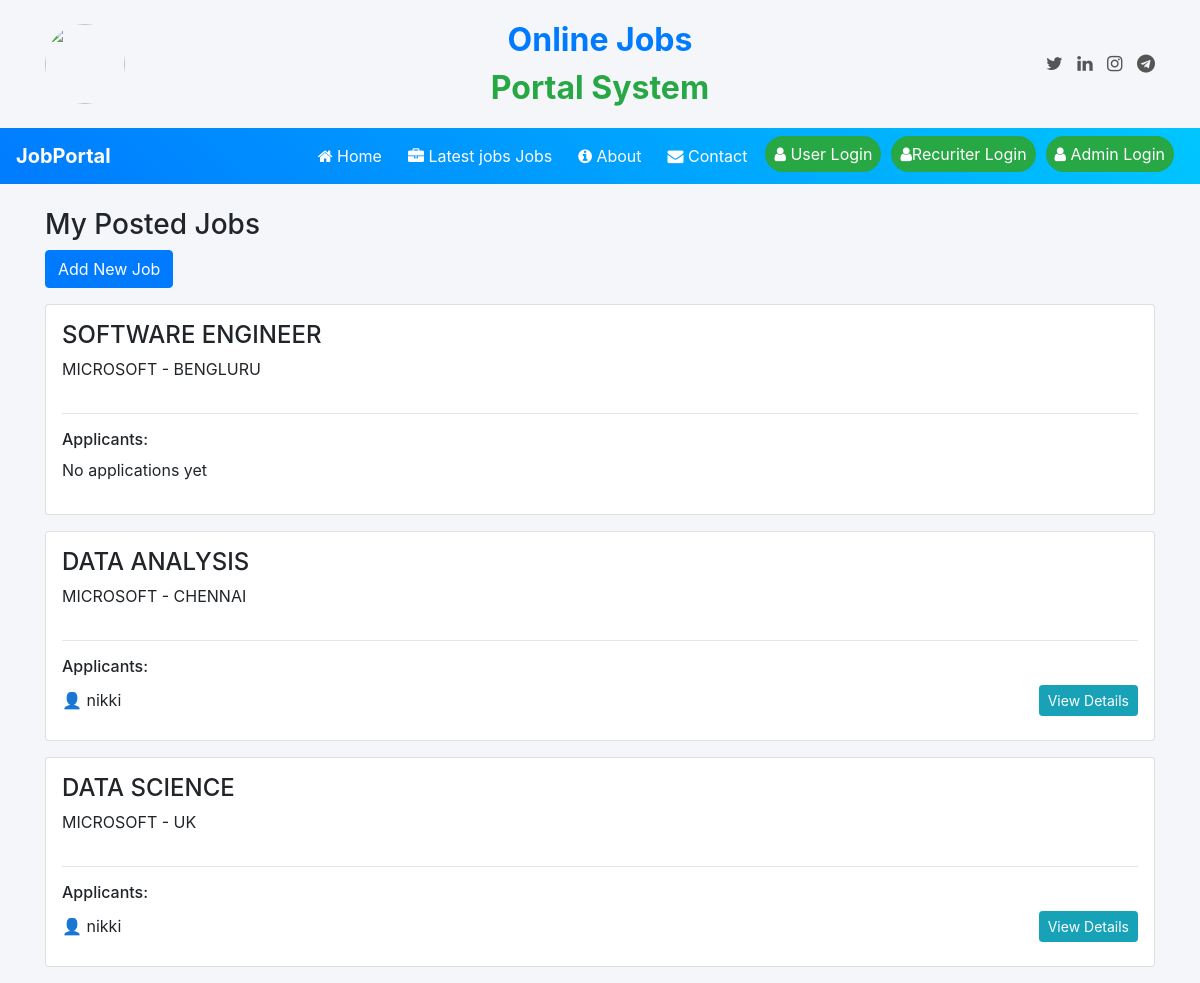
Page /recruiter_dashboard/ (signed in) on the committed database.
### jobs/models.py (models this page shows, shortened)
class Job(models.Model):
    recruiter = models.ForeignKey(User, on_delete=models.CASCADE, null=True)
    title = models.CharField(max_length=200)
    company = models.CharField(max_length=200)
    location = models.CharField(max_length=100)
    description = models.TextField()
    created_at = models.DateTimeField(auto_now_add=True)

class Application(models.Model):
    user = models.ForeignKey(User, on_delete=models.CASCADE)
    job = models.ForeignKey(Job, on_delete=models.CASCADE)
    applied_on = models.DateTimeField(auto_now_add=True)
    class Meta:
        unique_together = ('user', 'job')   # prevent duplicate apply

### jobs/views.py (the view)
# urls.py: path('recruiter_dashboard/', recruiter_dashboard, name='recruiter_dashboard'),
@login_required
def recruiter_dashboard(request):
    jobs = Job.objects.filter(recruiter=request.user)
    return render(request, 'recruiter_dashboard.html', {'jobs': jobs})

### jobs/templates/recruiter_dashboard.html
{% load static %}
{% block body %}
{% include 'navigation.html' %}
<div class="container mt-4">
    <h3>My Posted Jobs</h3>
    <a href="{% url 'add_job' %}" class="btn btn-primary mb-3">Add New Job</a>
    {% for job in jobs %}
    <div class="card p-3 mb-3">
        <h4>{{ job.title }}</h4>
        <p>{{ job.company }} - {{ job.location }}</p>
        <hr>
        <h6>Applicants:</h6>
        {% for app in job.application_set.all %}
            <div class="d-flex justify-content-between align-items-center mb-2">
                <span>👤 {{ app.user.username }}</span>
                <a href="{% url 'applicant_detail' app.id %}" class="btn btn-info btn-sm">
                    View Details
                </a>
            </div>
        {% empty %}
            <p>No applications yet</p>
        {% endfor %}
    </div>
    {% endfor %}
</div>
{% endblock %}

### jobs/templates/navigation.html (style rules this page uses)
body { background-color: #f4f6f9; }

### rows in the picture
Job: title "SOFTWARE ENGINEER", company "MICROSOFT", location "BENGLURU"
Job: title "DATA ANALYSIS", company "MICROSOFT", location "CHENNAI"
Application: user.username "nikki"
Job: title "DATA SCIENCE", company "MICROSOFT", location "UK"
Application: user.username "nikki"
